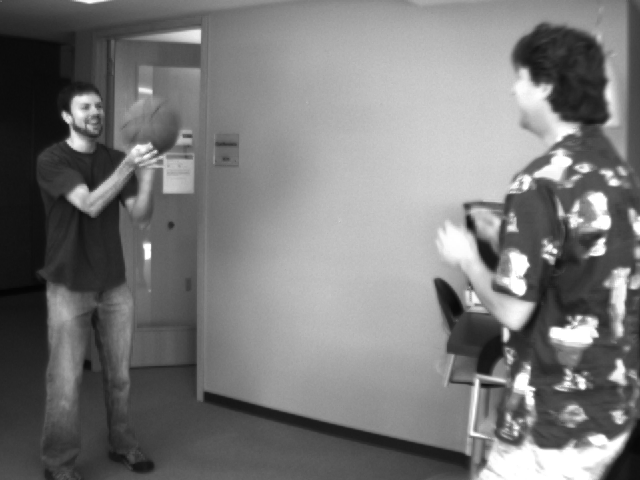
#> input picture Lucas_kanade_sparse_optical_Flow/basketball1.png, 640 x 480 px
$ jupyter execute LKSO.ipynb
#> lines starting #> are read from the running program, lines starting #| are printed output that depends on the picture
#> further down, Image1 is the input picture: PIL image 640x480 L; min 4, max 255, mean 120.3
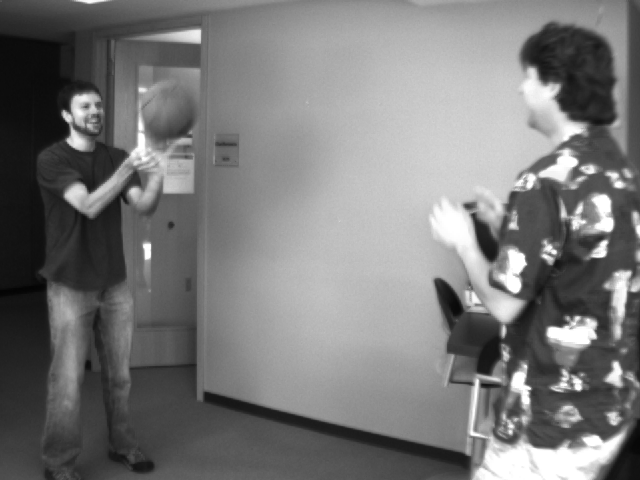
#> input picture Lucas_kanade_sparse_optical_Flow/basketball2.png, 640 x 480 px
#> further down, Image2 is the input picture: PIL image 640x480 L; min 4, max 255, mean 119.9
[cell 1]
import math
from scipy import signal
from PIL import Image
import numpy as np
from numpy import *
from matplotlib import pyplot as plt
from pylab import *
import cv2
import random

[cell 2]
def LK_OpticalFlow(Image1,Image2,):
    I1 = np.array(Image1)
    I2 = np.array(Image2)
    S = np.shape(I1)
#> S = (480, 640)
    #applying Gaussian filter of size 3x3 to eliminate any noise
    I1_smooth = cv2.GaussianBlur(I1 #input image
								,(3,3)	#shape of the kernel
								,0      #lambda
								)
    I2_smooth = cv2.GaussianBlur(I2, (3,3), 0)
    '''
	let the filter in x-direction be Gx = 0.25*[[-1,1],[-1,1]]
	let the filter in y-direction be Gy = 0.25*[[-1,-1],[1,1]]
	let the filter in xy-direction be Gt = 0.25*[[1,1],[1, 1]]
	**1/4 = 0.25** for a 2x2 filter
	'''

	# First Derivative in X direction
    Ix = signal.convolve2d(I1_smooth,[[-0.25,0.25],[-0.25,0.25]],'same') + signal.convolve2d(I2_smooth,[[-0.25,0.25],[-0.25,0.25]],'same')
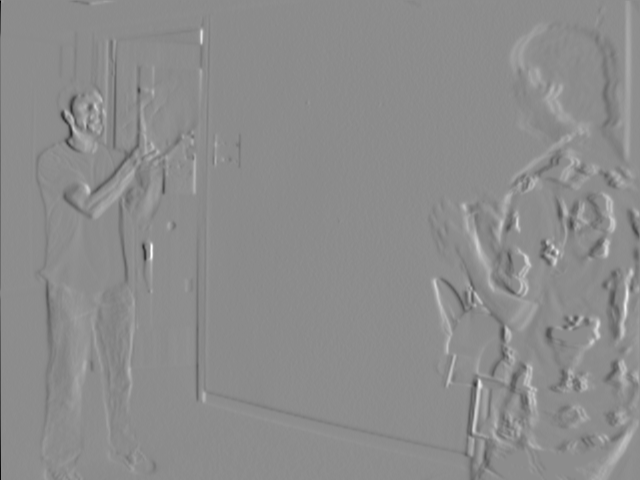
#> Ix: shape (480, 640) float64; min -82.25, max 66.75, mean -0.1; drawn with min black and max white
	# First Derivative in Y direction
    Iy = signal.convolve2d(I1_smooth,[[-0.25,-0.25],[0.25,0.25]],'same') + signal.convolve2d(I2_smooth,[[-0.25,-0.25],[0.25,0.25]],'same')
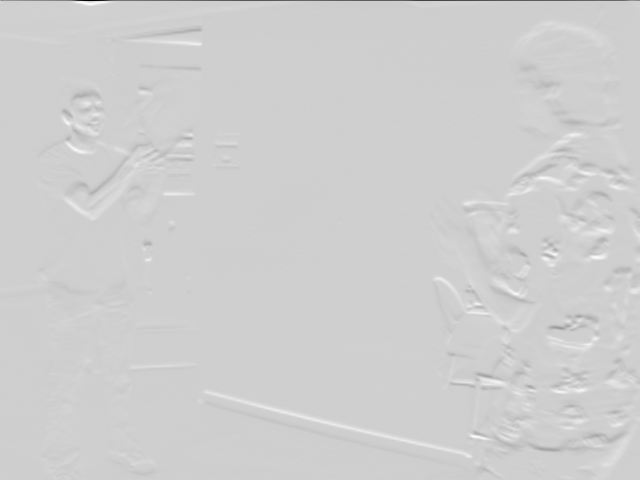
#> Iy: shape (480, 640) float64; min -251.2, max 58, mean -0.2; drawn with min black and max white
	# First Derivative in XY direction
    It = signal.convolve2d(I1_smooth,[[0.25,0.25],[0.25,0.25]],'same') + signal.convolve2d(I2_smooth,[[-0.25,-0.25],[-0.25,-0.25]],'same')
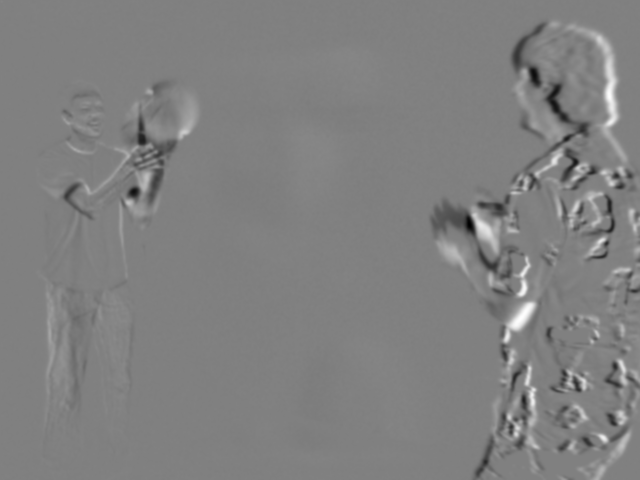
#> It: shape (480, 640) float64; min -201, max 198.2, mean 0.4; drawn with min black and max white

	# finding the good features
    features = cv2.goodFeaturesToTrack(I1_smooth # Input image
	,10000 # max corners
	,0.01 # lambda 1 (quality)
	,10 # lambda 2 (quality)
	)
#> features = 300 rows, first 8: [533, 389], [555, 252], [544, 255], [155, 151], [603, 239], [505, 339], [64, 113], [597, 336]
    feature = np.int0(features)
#> feature has the same summary as features
    plt.subplot(1,3,1)
    plt.title('Frame 1')
    plt.imshow(I1_smooth, cmap = cm.gray)
    plt.subplot(1,3,2)
    plt.title('Frame 2')
    plt.imshow(I2_smooth, cmap = cm.gray)#plotting the features in frame1 and plotting over the same
    for i in feature:
        x,y = i.ravel()
        cv2.circle(I1_smooth #input image
            ,(x,y) 			 #centre
			,3 				 #radius
			,0 			 #color of the circle
			,-1 			 #thickness of the outline
			)
#> this loop made 300 passes
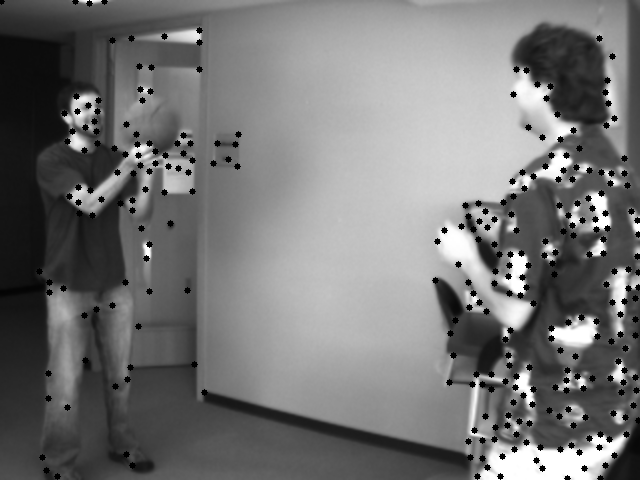
#> I1_smooth: shape (480, 640); min 0, max 255, mean 116.3
	#creating the u and v vector
    u = v = np.nan*np.ones(S)
    # Calculating the u and v arrays for the good features obtained n the previous step.
    for l in feature:
        j,i = l.ravel()
		# calculating the derivatives for the neighbouring pixels
		# since we are using  a 3*3 window, we have 9 elements for each derivative.
        IX = ([Ix[i-1,j-1],Ix[i,j-1],Ix[i-1,j-1],Ix[i-1,j],Ix[i,j],Ix[i+1,j],Ix[i-1,j+1],Ix[i,j+1],Ix[i+1,j-1]]) #The x-component of the gradient vector
        IY = ([Iy[i-1,j-1],Iy[i,j-1],Iy[i-1,j-1],Iy[i-1,j],Iy[i,j],Iy[i+1,j],Iy[i-1,j+1],Iy[i,j+1],Iy[i+1,j-1]]) #The Y-component of the gradient vector
        IT = ([It[i-1,j-1],It[i,j-1],It[i-1,j-1],It[i-1,j],It[i,j],It[i+1,j],It[i-1,j+1],It[i,j+1],It[i+1,j-1]]) #The XY-component of the gradient vector
		# Using the minimum least squares solution approach
        LK = (IX, IY)
        LK = np.matrix(LK)
        LK_T = np.array(np.matrix(LK)) # transpose of A
        LK = np.array(np.matrix.transpose(LK))

        A1 = np.dot(LK_T,LK) #Psedudo Inverse
        A2 = np.linalg.pinv(A1)
        A3 = np.dot(A2,LK_T)
        (u[i,j],v[i,j]) = np.dot(A3,IT) # we have the vectors with minimized square error
#> this loop made 300 passes
#> (j, i, IX, IY, IT, A1, A2) on passes 1 to 2: (533, 389, [27.5, 23.25, 27.5, 19.75, 16.5, 13.75, 20.25, 21.5, 17.75], [-23.5, 5.75, -23.5, -25.25, 0, 22.75, -23.75, -3.5, 25.25], [116.5, 133.8, 116.5, 124.2, 154, 146.2, 106.2, 142, 131.8], [[4091.8, -1452.7], [-1452.7, 3506.6]], [[0.000287, 0.000119], [0.000119, 0.000334]]), (555, 252, [-1, -7, -1, 13.5, 10, 8, 37.5, 37.25, -10], [-11.5, 10, -11.5, -17.5, 6.5, 35.5, -19.5, 4.75, 37], [6.5, -14, 6.5, 18, -2.5, -23.5, 29, 8.25, -36], [[3291.1, -858.6], [-858.6, 3745.1]], [[0.000323, 7.41e-05], [7.41e-05, 0.000284]])
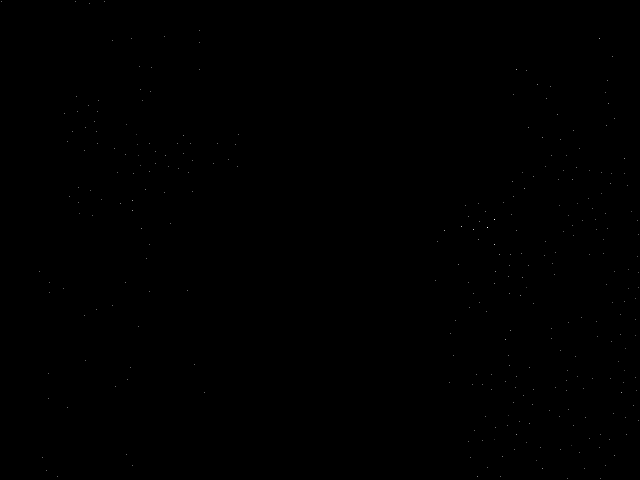
#> u: shape (480, 640) float64; 99.9% of the values are NaN or infinite; the others: min -20.88, max 33.3, mean 0.857; drawn with min black, max white, NaN and infinite black


    colors = "bgrcmykw"
    color_index = random.randrange(0,8)
    c=colors[color_index]
	#======= Plotting the vectors on the image========
    plt.subplot(1,3,3)
    plt.title('Vector plot of Optical Flow of good features')
    plt.imshow(I1,cmap = cm.gray)
    for i in range(S[0]):
        for j in range(S[1]):
            if abs(u[i,j])>t or abs(v[i,j])>t: # setting the threshold to plot the vectors
                plt.arrow(j,i,v[i,j],u[i,j],head_width = 5, head_length = 5, color = c)

    plt.show()
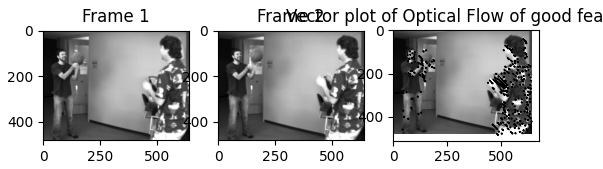
#> figure drawn by matplotlib, 3 panels

[cell 3]
t = 0.3 # choose threshold value
#import the images
Image1 = Image.open('basketball1.png').convert('L')
Image2 = Image.open('basketball2.png').convert('L')
LK_OpticalFlow(Image1, Image2)
